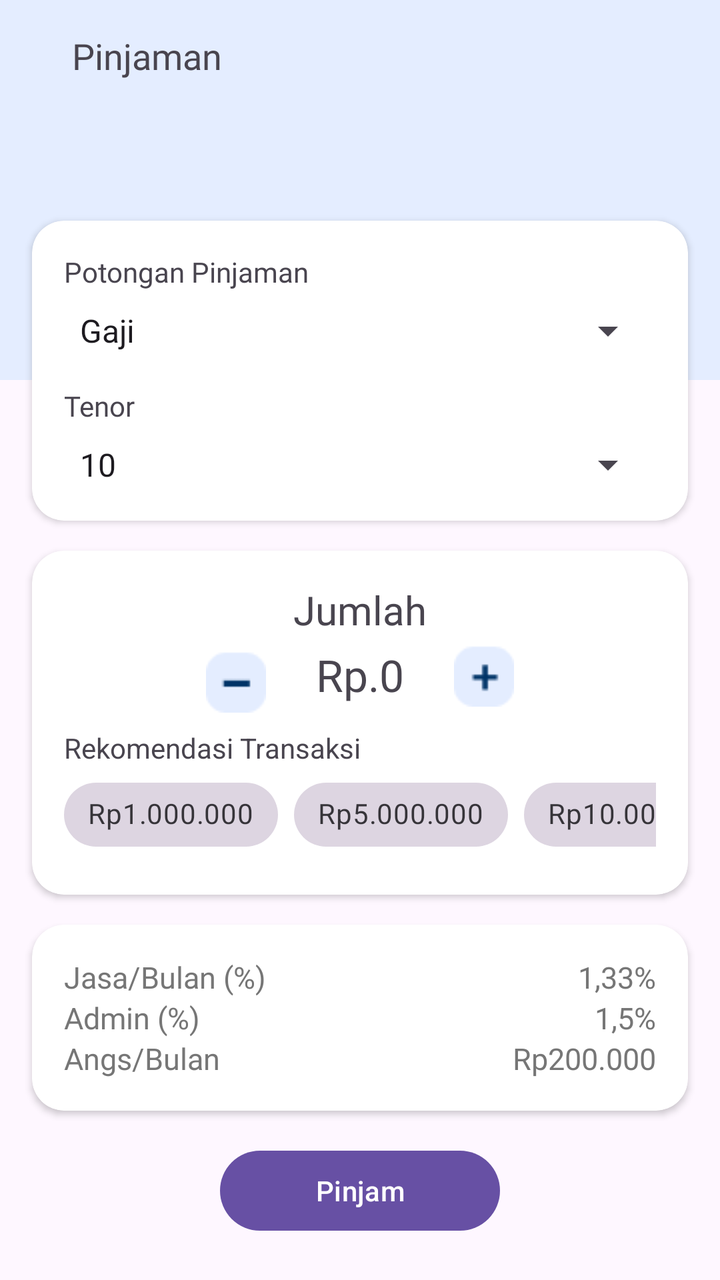
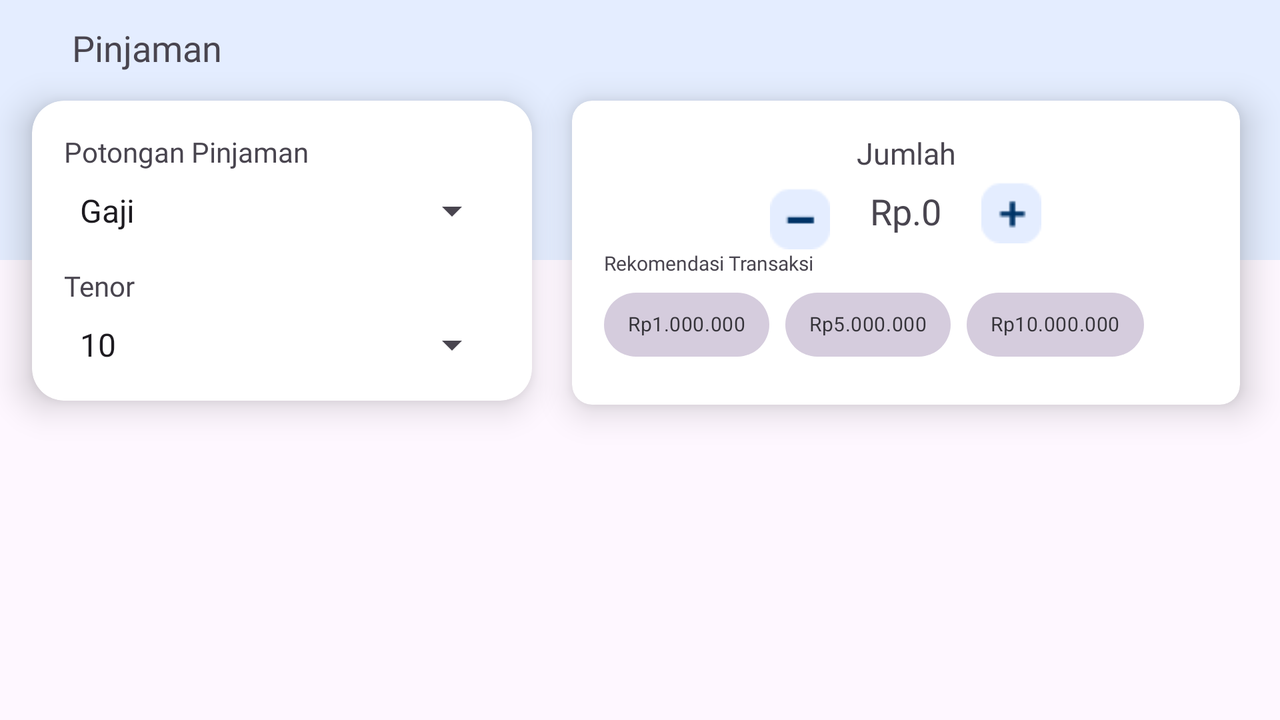

One screen, two layout resources from the same app: the default and the repository's alternative for another configuration. Each is rendered where Android would select it; the XML of both is given below.
<!-- AndroidManifest.xml: application theme Theme.GCGAKOR -->
<!-- res/layout/activity_pinjaman.xml -->
<?xml version="1.0" encoding="utf-8"?>
<androidx.constraintlayout.widget.ConstraintLayout xmlns:android="http://schemas.android.com/apk/res/android"
    xmlns:app="http://schemas.android.com/apk/res-auto"
    xmlns:tools="http://schemas.android.com/tools"
    android:id="@+id/main"
    android:layout_width="match_parent"
    android:layout_height="match_parent"
    tools:context=".ui.activity.PinjamanActivity">

    <com.google.android.material.appbar.AppBarLayout
        android:id="@+id/appBar"
        android:layout_width="match_parent"
        android:layout_height="190dp"
        android:background="@color/appbar_color"
        app:layout_constraintEnd_toEndOf="parent"
        app:layout_constraintStart_toStartOf="parent"
        app:layout_constraintTop_toTopOf="parent">

        <Toolbar
            android:id="@+id/toolBar"
            android:layout_width="match_parent"
            android:layout_height="wrap_content"
            android:background="@color/appbar_color">

            <ImageView
                android:id="@+id/btnBack"
                android:layout_width="wrap_content"
                android:layout_height="wrap_content"
                android:layout_gravity="start"
                android:src="@drawable/baseline_arrow_back_ios_new_24" />

            <Space
                android:layout_width="20dp"
                android:layout_height="wrap_content" />

            <TextView
                android:layout_width="wrap_content"
                android:layout_height="wrap_content"
                android:fontFamily="@font/poppins_semibold"
                android:text="Pinjaman"
                android:textSize="18sp" />
        </Toolbar>
    </com.google.android.material.appbar.AppBarLayout>

    <androidx.cardview.widget.CardView
        android:id="@+id/cardView1"
        android:layout_width="match_parent"
        android:layout_height="wrap_content"
        android:layout_marginHorizontal="16dp"
        android:layout_marginTop="-80dp"
        android:elevation="10dp"
        app:cardCornerRadius="16dp"
        app:layout_constraintTop_toBottomOf="@id/appBar">

        <LinearLayout
            android:layout_width="match_parent"
            android:layout_height="wrap_content"
            android:orientation="vertical"
            android:padding="16dp">

            <TextView
                android:layout_width="wrap_content"
                android:layout_height="wrap_content"
                android:fontFamily="@font/poppins_regular"
                android:text="Potongan Pinjaman"
                android:textSize="14sp" />


            <Spinner
                android:layout_width="match_parent"
                android:layout_height="wrap_content"
                android:layout_marginTop="8dp"
                android:entries="@array/arr_potongan_pinjaman" />

            <TextView
                android:layout_width="wrap_content"
                android:layout_height="wrap_content"
                android:layout_marginTop="16dp"
                android:fontFamily="@font/poppins_regular"

                android:text="Tenor"
                android:textSize="14sp" />

            
            <Spinner
                android:layout_width="match_parent"
                android:layout_height="wrap_content"
                android:layout_marginTop="8dp"
                android:entries="@array/arr_tenor" />

        </LinearLayout>
    </androidx.cardview.widget.CardView>

    <androidx.cardview.widget.CardView
        android:id="@+id/cardView2"
        android:layout_width="match_parent"
        android:layout_height="wrap_content"
        android:layout_marginHorizontal="16dp"
        android:layout_marginTop="15dp"
        app:cardCornerRadius="16dp"
        app:layout_constraintTop_toBottomOf="@id/cardView1">

        <androidx.constraintlayout.widget.ConstraintLayout
            android:layout_width="match_parent"
            android:layout_height="wrap_content"
            android:orientation="vertical"
            android:padding="16dp">

            <TextView
                android:id="@+id/textView3"
                android:layout_width="match_parent"
                android:layout_height="wrap_content"
                android:fontFamily="@font/poppins_medium"
                android:text="Jumlah"
                android:textAlignment="center"
                android:textSize="20sp"
                app:layout_constraintEnd_toEndOf="parent"
                app:layout_constraintStart_toStartOf="parent"
                app:layout_constraintTop_toTopOf="parent" />

            <LinearLayout
                android:id="@+id/layoutNominalPinjaman"
                android:layout_width="match_parent"
                android:layout_height="wrap_content"
                android:gravity="center"
                android:orientation="horizontal"
                app:layout_constraintTop_toBottomOf="@+id/textView3">

                <ImageButton
                    android:id="@+id/btnKrgPinjaman"
                    android:layout_width="wrap_content"
                    android:layout_height="wrap_content"
                    android:background="@null"
                    android:src="@drawable/kurangi_pinjaman" />

                <Space
                    android:layout_width="25dp"
                    android:layout_height="wrap_content" />

                <TextView
                    android:layout_width="wrap_content"
                    android:layout_height="wrap_content"
                    android:fontFamily="@font/poppins_extrabold"
                    android:text="Rp."
                    android:textSize="22sp" />

                <TextView
                    android:id="@+id/tvJumlahNominal"
                    android:layout_width="wrap_content"
                    android:layout_height="wrap_content"
                    android:fontFamily="@font/poppins_extrabold"
                    android:text="0"
                    android:textSize="22sp" />

                <Space
                    android:layout_width="25dp"
                    android:layout_height="wrap_content" />

                <ImageButton
                    android:id="@+id/btnTambahPinjaman"
                    android:layout_width="wrap_content"
                    android:layout_height="wrap_content"
                    android:background="@null"
                    android:src="@drawable/tambah_pinjaman" />
            </LinearLayout>

            <TextView
                android:id="@+id/textView4"
                android:layout_width="wrap_content"
                android:layout_height="wrap_content"
                android:layout_marginTop="8dp"
                android:text="Rekomendasi Transaksi"
                app:layout_constraintStart_toStartOf="parent"
                app:layout_constraintTop_toBottomOf="@+id/layoutNominalPinjaman" />

            

            <LinearLayout
                android:layout_width="match_parent"
                android:layout_height="wrap_content"
                android:orientation="horizontal"
                app:layout_constraintEnd_toEndOf="parent"
                app:layout_constraintStart_toStartOf="parent"
                app:layout_constraintTop_toBottomOf="@id/textView4">

                <HorizontalScrollView
                    android:layout_width="wrap_content"
                    android:layout_height="wrap_content"
                    android:scrollbars="none">

                    <LinearLayout
                        android:layout_width="wrap_content"
                        android:layout_height="wrap_content"
                        android:orientation="horizontal">

                        <com.google.android.material.chip.ChipGroup
                            android:layout_width="match_parent"
                            android:layout_height="match_parent"
                            app:singleSelection="true">

                            <com.google.android.material.chip.Chip
                                android:id="@+id/chip1jt"
                                style="@style/Widget.MaterialComponents.Chip.Choice"
                                android:layout_width="wrap_content"
                                android:layout_height="wrap_content"
                                android:text="Rp1.000.000" />

                            <com.google.android.material.chip.Chip
                                android:id="@+id/chip5jt"
                                style="@style/Widget.MaterialComponents.Chip.Choice"
                                android:layout_width="wrap_content"
                                android:layout_height="wrap_content"
                                android:text="Rp5.000.000" />

                            <com.google.android.material.chip.Chip
                                android:id="@+id/chip10jt"
                                style="@style/Widget.MaterialComponents.Chip.Choice"
                                android:layout_width="wrap_content"
                                android:layout_height="wrap_content"
                                android:text="Rp10.000.000" />
                        </com.google.android.material.chip.ChipGroup>


                    </LinearLayout>
                </HorizontalScrollView>
            </LinearLayout>
        </androidx.constraintlayout.widget.ConstraintLayout>
    </androidx.cardview.widget.CardView>

    <androidx.cardview.widget.CardView
        android:id="@+id/cardView3"
        android:layout_width="match_parent"
        android:layout_height="wrap_content"
        android:layout_marginHorizontal="16dp"
        android:layout_marginTop="15dp"
        app:cardCornerRadius="16dp"
        app:layout_constraintTop_toBottomOf="@id/cardView2">

        <androidx.constraintlayout.widget.ConstraintLayout
            android:layout_width="match_parent"
            android:layout_height="match_parent"
            android:padding="16dp">

            <TextView
                android:id="@+id/tvJasaBulan"
                android:layout_width="wrap_content"
                android:layout_height="wrap_content"
                android:fontFamily="@font/poppins_medium"
                android:text="Jasa/Bulan (%)"
                android:textColor="@color/abu_abu_pinjaman"
                android:textSize="15sp"
                app:layout_constraintStart_toStartOf="parent"
                app:layout_constraintTop_toTopOf="parent" />

            <TextView
                android:id="@+id/textView7"
                android:layout_width="wrap_content"
                android:layout_height="wrap_content"
                android:fontFamily="@font/poppins_medium"
                android:text="@string/txt_jmlpersen_jasa_perbulan"
                android:textColor="@color/abu_abu_pinjaman"
                android:textSize="15sp"
                app:layout_constraintEnd_toEndOf="parent"
                app:layout_constraintTop_toTopOf="parent" />

            <TextView
                android:id="@+id/textView5"
                android:layout_width="wrap_content"
                android:layout_height="wrap_content"
                android:fontFamily="@font/poppins_medium"
                android:text="Admin (%)"
                android:textColor="@color/abu_abu_pinjaman"
                android:textSize="15sp"
                app:layout_constraintStart_toStartOf="parent"
                app:layout_constraintTop_toBottomOf="@id/tvJasaBulan" />

            <TextView
                android:id="@+id/textView8"
                android:layout_width="wrap_content"
                android:layout_height="wrap_content"
                android:fontFamily="@font/poppins_medium"
                android:text="1,5%"
                android:textColor="@color/abu_abu_pinjaman"
                android:textSize="15sp"
                app:layout_constraintEnd_toEndOf="parent"
                app:layout_constraintTop_toBottomOf="@+id/textView7" />

            <TextView
                android:layout_width="wrap_content"
                android:layout_height="wrap_content"
                android:fontFamily="@font/poppins_medium"
                android:text="Angs/Bulan"
                android:textColor="@color/abu_abu_pinjaman"
                android:textSize="15sp"
                app:layout_constraintStart_toStartOf="parent"
                app:layout_constraintTop_toBottomOf="@+id/textView5" />

            <TextView
                android:layout_width="wrap_content"
                android:layout_height="wrap_content"
                android:fontFamily="@font/poppins_medium"
                android:text="Rp200.000"
                android:textColor="@color/abu_abu_pinjaman"
                android:textSize="15sp"
                app:layout_constraintEnd_toEndOf="parent"
                app:layout_constraintTop_toBottomOf="@+id/textView8" />

        </androidx.constraintlayout.widget.ConstraintLayout>
    </androidx.cardview.widget.CardView>

    <Button
        android:id="@+id/btnPinjam"
        android:layout_width="140dp"
        android:layout_height="wrap_content"
        android:layout_marginTop="16dp"
        android:text="Pinjam"
        app:layout_constraintEnd_toEndOf="parent"
        app:layout_constraintStart_toStartOf="parent"
        app:layout_constraintTop_toBottomOf="@+id/cardView3" />
</androidx.constraintlayout.widget.ConstraintLayout>
<!-- resources referenced by this layout -->
<resources>
  <string-array name="arr_potongan_pinjaman">
          <item>Gaji</item>
          <item>Auto Debet</item>
          <item>BAT</item>
          <item>Bonus</item>
          <item>Cos</item>
          <item>Cuti</item>
          <item>Dis</item>
          <item>Fungsional</item>
          <item>Gaji</item>
          <item>Gaji 13</item>
          <item>Insentif</item>
      </string-array>
  <string-array name="arr_tenor">
          <item>10</item>
          <item>36</item>
          <item>48</item>
          <item>60</item>
          <item>72</item>
          <item>20</item>
          <item>30</item>
      </string-array>
  <color name="abu_abu_pinjaman">#767676</color>
  <color name="appbar_color">#E4EDFF</color>
  <!-- drawable kurangi_pinjaman: png bitmap (drawable, 503 bytes) -->
  <!-- drawable tambah_pinjaman: png bitmap (drawable, 610 bytes) -->
  <string name="txt_jmlpersen_jasa_perbulan">1,33%</string>
  <style name="Theme.GCGAKOR" parent="Base.Theme.GCGAKOR" />
  <style name="Base.Theme.GCGAKOR" parent="Theme.Material3.Light.NoActionBar">
          
          
          <item name="android:forceDarkAllowed" tools:targetApi="q">false</item>
      </style>
</resources>
<!-- res/layout-land/activity_pinjaman.xml (the repository's variant of the layout above) -->
<!-- drawn on the phone turned sideways -->
<?xml version="1.0" encoding="utf-8"?>
<androidx.constraintlayout.widget.ConstraintLayout xmlns:android="http://schemas.android.com/apk/res/android"
    xmlns:app="http://schemas.android.com/apk/res-auto"
    xmlns:tools="http://schemas.android.com/tools"
    android:id="@+id/main"
    android:layout_width="match_parent"
    android:layout_height="match_parent"
    tools:context=".ui.activity.PinjamanActivity">

    <com.google.android.material.appbar.AppBarLayout
        android:id="@+id/appBar"
        android:layout_width="match_parent"
        android:layout_height="130dp"
        android:background="@color/appbar_color"
        app:layout_constraintEnd_toEndOf="parent"
        app:layout_constraintStart_toStartOf="parent"
        app:layout_constraintTop_toTopOf="parent">

        <Toolbar
            android:id="@+id/toolBar"
            android:layout_width="match_parent"
            android:layout_height="wrap_content"
            android:background="@color/appbar_color">

            <ImageView
                android:id="@+id/btnBack"
                android:layout_width="wrap_content"
                android:layout_height="wrap_content"
                android:layout_gravity="start"
                android:src="@drawable/baseline_arrow_back_ios_new_24" />

            <Space
                android:layout_width="20dp"
                android:layout_height="wrap_content" />

            <TextView
                android:layout_width="wrap_content"
                android:layout_height="wrap_content"
                android:fontFamily="@font/poppins_semibold"
                android:text="Pinjaman"
                android:textSize="18sp" />
        </Toolbar>
    </com.google.android.material.appbar.AppBarLayout>


    <androidx.cardview.widget.CardView
        android:id="@+id/cardView1"
        android:layout_width="250dp"
        android:layout_height="wrap_content"
        android:layout_marginHorizontal="16dp"
        android:layout_marginTop="-80dp"
        android:elevation="10dp"
        app:cardCornerRadius="16dp"
        app:cardElevation="10dp"
        app:layout_constraintStart_toStartOf="parent"
        app:layout_constraintTop_toBottomOf="@id/appBar">

        <LinearLayout
            android:layout_width="match_parent"
            android:layout_height="wrap_content"
            android:orientation="vertical"
            android:padding="16dp">

            <TextView
                android:layout_width="wrap_content"
                android:layout_height="wrap_content"
                android:fontFamily="@font/poppins_regular"
                android:text="Potongan Pinjaman"
                android:textSize="14sp" />


            <Spinner
                android:layout_width="match_parent"
                android:layout_height="wrap_content"
                android:layout_marginTop="8dp"
                android:entries="@array/arr_potongan_pinjaman" />

            <TextView
                android:layout_width="wrap_content"
                android:layout_height="wrap_content"
                android:layout_marginTop="16dp"
                android:fontFamily="@font/poppins_regular"
                android:text="Tenor"
                android:textSize="14sp" />

            
            <Spinner
                android:layout_width="match_parent"
                android:layout_height="wrap_content"
                android:layout_marginTop="8dp"
                android:entries="@array/arr_tenor" />

        </LinearLayout>
    </androidx.cardview.widget.CardView>


    <androidx.cardview.widget.CardView
        android:layout_width="0dp"
        android:layout_height="wrap_content"
        android:layout_marginHorizontal="20dp"
        android:layout_marginTop="-80dp"
        app:cardElevation="10dp"
        app:cardCornerRadius="10dp"
        app:layout_constraintEnd_toEndOf="parent"
        app:layout_constraintStart_toEndOf="@id/cardView1"
        app:layout_constraintTop_toBottomOf="@id/appBar">

        <androidx.constraintlayout.widget.ConstraintLayout
            android:layout_width="match_parent"
            android:layout_height="wrap_content"
            android:padding="16dp">

            <TextView
                android:id="@+id/tvJumlah"
                android:layout_width="match_parent"
                android:layout_height="wrap_content"
                android:fontFamily="@font/poppins_medium"
                android:text="Jumlah"
                android:textAlignment="center"
                android:textSize="15sp"
                app:layout_constraintEnd_toEndOf="parent"
                app:layout_constraintStart_toStartOf="parent"
                app:layout_constraintTop_toTopOf="parent" />

            <LinearLayout
                android:id="@+id/nominalLayout"
                android:layout_width="match_parent"
                android:layout_height="wrap_content"
                android:gravity="center"
                android:orientation="horizontal"
                app:layout_constraintEnd_toEndOf="parent"
                app:layout_constraintStart_toStartOf="parent"
                app:layout_constraintTop_toBottomOf="@id/tvJumlah">

                <ImageButton
                    android:id="@+id/btnKrgPinjaman"
                    android:layout_width="wrap_content"
                    android:layout_height="wrap_content"
                    android:background="@null"
                    android:src="@drawable/kurangi_pinjaman" />

                <Space
                    android:layout_width="20dp"
                    android:layout_height="wrap_content" />

                <TextView
                    android:layout_width="wrap_content"
                    android:layout_height="wrap_content"
                    android:fontFamily="@font/poppins_extrabold"
                    android:text="Rp."
                    android:textSize="18sp" />

                <TextView
                    android:id="@+id/tvJumlahNominal"
                    android:layout_width="wrap_content"
                    android:layout_height="wrap_content"
                    android:fontFamily="@font/poppins_extrabold"
                    android:text="0"
                    android:textSize="18sp" />

                <Space
                    android:layout_width="20dp"
                    android:layout_height="wrap_content" />

                <ImageButton
                    android:id="@+id/btnTambahPinjaman"
                    android:layout_width="wrap_content"
                    android:layout_height="wrap_content"
                    android:background="@null"
                    android:src="@drawable/tambah_pinjaman" />

            </LinearLayout>

            <TextView
                android:id="@+id/tvRekomendasiTransaksi"
                android:layout_width="wrap_content"
                android:layout_height="wrap_content"
                android:fontFamily="@font/poppins_regular"
                android:text="Rekomendasi Transaksi"
                android:textSize="10sp"
                app:layout_constraintStart_toStartOf="parent"
                app:layout_constraintTop_toBottomOf="@id/nominalLayout" />

            <LinearLayout
                android:layout_width="match_parent"
                android:layout_height="wrap_content"
                android:orientation="horizontal"
                app:layout_constraintEnd_toEndOf="parent"
                app:layout_constraintStart_toStartOf="parent"
                app:layout_constraintTop_toBottomOf="@id/tvRekomendasiTransaksi">

                <HorizontalScrollView
                    android:layout_width="wrap_content"
                    android:layout_height="wrap_content"
                    android:scrollbars="none">

                    <LinearLayout
                        android:layout_width="wrap_content"
                        android:layout_height="wrap_content"
                        android:orientation="horizontal">

                        <com.google.android.material.chip.ChipGroup
                            android:layout_width="match_parent"
                            android:layout_height="match_parent"
                            app:singleSelection="true">

                            <com.google.android.material.chip.Chip
                                android:id="@+id/chip1jt"
                                style="@style/Widget.MaterialComponents.Chip.Choice"
                                android:layout_width="wrap_content"
                                android:textSize="10sp"
                                android:layout_height="wrap_content"
                                android:text="Rp1.000.000" />

                            <com.google.android.material.chip.Chip
                                android:id="@+id/chip5jt"
                                style="@style/Widget.MaterialComponents.Chip.Choice"
                                android:layout_width="wrap_content"
                                android:layout_height="wrap_content"
                                android:textSize="10sp"
                                android:text="Rp5.000.000" />

                            <com.google.android.material.chip.Chip
                                android:id="@+id/chip10jt"
                                style="@style/Widget.MaterialComponents.Chip.Choice"
                                android:layout_width="wrap_content"
                                android:textSize="10sp"
                                android:layout_height="wrap_content"
                                android:text="Rp10.000.000" />
                        </com.google.android.material.chip.ChipGroup>

                    </LinearLayout>
                </HorizontalScrollView>
            </LinearLayout>
        </androidx.constraintlayout.widget.ConstraintLayout>
    </androidx.cardview.widget.CardView>
</androidx.constraintlayout.widget.ConstraintLayout>
<!-- resources referenced by the variant -->
<!-- as the phone turned sideways resolves them -->
<resources>
  <string-array name="arr_potongan_pinjaman">
          <item>Gaji</item>
          <item>Auto Debet</item>
          <item>BAT</item>
          <item>Bonus</item>
          <item>Cos</item>
          <item>Cuti</item>
          <item>Dis</item>
          <item>Fungsional</item>
          <item>Gaji</item>
          <item>Gaji 13</item>
          <item>Insentif</item>
      </string-array>
  <string-array name="arr_tenor">
          <item>10</item>
          <item>36</item>
          <item>48</item>
          <item>60</item>
          <item>72</item>
          <item>20</item>
          <item>30</item>
      </string-array>
  <color name="appbar_color">#E4EDFF</color>
  <!-- drawable kurangi_pinjaman: png bitmap (drawable, 503 bytes) -->
  <!-- drawable tambah_pinjaman: png bitmap (drawable, 610 bytes) -->
  <style name="Theme.GCGAKOR" parent="Base.Theme.GCGAKOR" />
  <style name="Base.Theme.GCGAKOR" parent="Theme.Material3.Light.NoActionBar">
          
          
          <item name="android:forceDarkAllowed" tools:targetApi="q">false</item>
      </style>
</resources>
